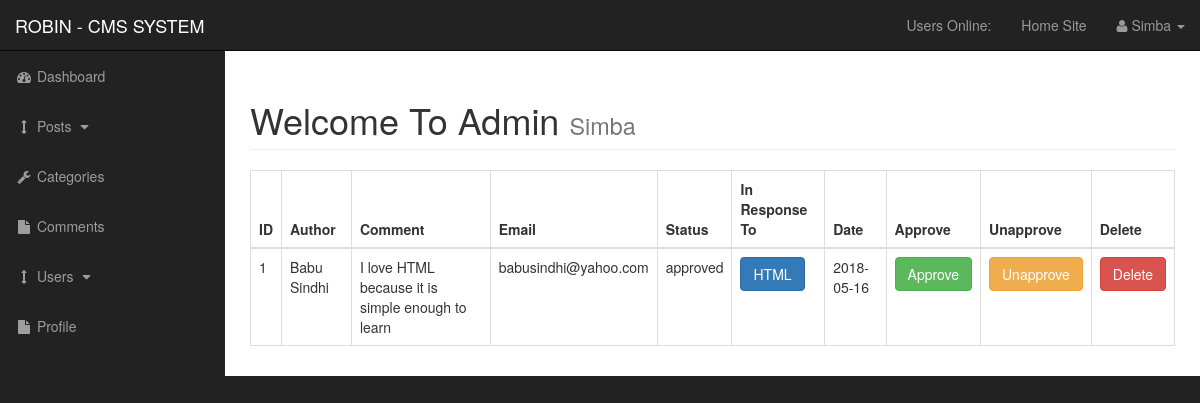
Screenshot of /admin/post_comments.php?id=1 (signed in) with the database file from the repository.
### tables this page shows
CREATE TABLE `comments` (
  `comment_id` int(11) NOT NULL,
  `comment_post_id` int(11) NOT NULL,
  `comment_author` varchar(255) NOT NULL,
  `comment_email` varchar(255) NOT NULL,
  `comment_content` text NOT NULL,
  `comment_status` varchar(255) NOT NULL,
  `comment_date` date NOT NULL
);

CREATE TABLE `posts` (
  `post_id` int(11) NOT NULL,
  `post_category_id` int(11) NOT NULL,
  `post_title` varchar(255) NOT NULL,
  `post_author` varchar(255) NOT NULL,
  `post_user` varchar(255) NOT NULL,
  `post_date` date NOT NULL,
  `post_image` text NOT NULL,
  `post_content` text NOT NULL,
  `post_tags` varchar(255) NOT NULL,
  `post_comment_count` int(11) NOT NULL,
  `post_status` varchar(255) NOT NULL DEFAULT 'draft',
  `post_views_count` int(11) NOT NULL
);

### admin/post_comments.php (the view, shortened to what this page needs)
<?php include("includes/header.php"); ?>
    <div id="wrapper">
        <?php include("includes/navigation.php"); ?>
        <div id="page-wrapper">
            <div class="container-fluid">
                <div class="row">
                    <div class="col-lg-12">
                        <h1 class="page-header">
                            Welcome To Admin
                            <small><?php echo $_SESSION['username']; ?></small>
                        </h1>
<table class="table table-responsive table-hover table-bordered">
    <thead>
        <tr>
            <th>ID</th>
            <th>Author</th>
            <th>Comment</th>
            <th>Email</th>
            <th>Status</th>
            <th>In Response To</th>
            <th>Date</th>
            <th>Approve</th>
            <th>Unapprove</th>
            <th>Delete</th>
        </tr>
    </thead>
    <tbody>
    <?php
        $query = "SELECT * FROM comments WHERE comment_post_id =" . mysqli_real_escape_string($connection, $_GET['id']) . "";
        $result = mysqli_query($connection, $query);
        while ($row = mysqli_fetch_array($result))
        {
            $comment_id         = $row['comment_id'];
            $comment_post_id    = $row['comment_post_id'];
            $comment_author     = $row['comment_author'];
            $comment_email      = $row['comment_email'];
            $comment_content    = $row['comment_content'];
            $comment_status     = $row['comment_status'];
            $comment_date       = $row['comment_date'];
            echo "<tr>";
            echo "<td>$comment_id</td>";
            echo "<td>$comment_author</td>";
            echo "<td>$comment_content</td>";
            echo "<td>$comment_email";
            echo "<td>$comment_status</td>";
            $query = "SELECT * FROM posts WHERE post_id = $comment_post_id";
            $result_show = mysqli_query($connection, $query);
            while($row = mysqli_fetch_array($result_show))
            {
                $post_id = $row['post_id'];
                $post_title = $row['post_title'];
                echo "<td><a class='btn btn-primary' href='../post.php?p_id=$post_id'>$post_title</a></td>";
            }
            echo "<td>$comment_date</td>";
            echo "<td><a class='btn btn-success' href='post_comments.php?approve=$comment_id&id=" . $_GET['id'] . "'>Approve</a></td>";
            echo "<td><a class='btn btn-warning' href='post_comments.php?unapprove=$comment_id&id=" . $_GET['id'] . "'>Unapprove</a></td>";
            echo "<td><a class='btn btn-danger' href='post_comments.php?delete=$comment_id&id=" . $_GET['id'] . "'>Delete</a></td>";
            echo "</tr>";
        }
    ?>
    </tbody>
</table>
                    </div>
                </div>
            </div>
        </div>
    </div>
<?php include("includes/footer.php"); ?>

### admin/css/sb-admin.css (style rules this page uses)
body { margin-top: 100px; background-color: #222; }
@media (min-width:768px) { body { margin-top: 50px; } }
#wrapper { padding-left: 0; }
#page-wrapper { width: 100%; padding: 0; background-color: #fff; }
@media (min-width:768px) { #wrapper { padding-left: 225px; } }
@media (min-width:768px) { #page-wrapper { padding: 10px; } }

### rows the page displays
comments: comment_id "1", comment_author "Babu Sindhi", comment_content "I love HTML because it is simple enough to learn", comment_email "babusindhi@yahoo.com", comment_status "approved", comment_date "2018-05-16"
posts: post_title "HTML"

### other values shown
$_SESSION['username'] "Simba"
